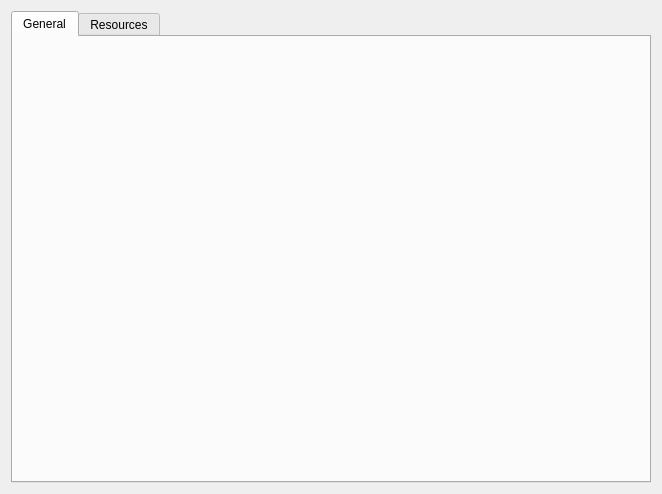
<?xml version="1.0" encoding="UTF-8"?>
<ui version="4.0">
 <class>GeneralConfigDialog</class>
 <widget class="QDialog" name="GeneralConfigDialog">
  <property name="geometry">
   <rect>
    <x>0</x>
    <y>0</y>
    <width>662</width>
    <height>494</height>
   </rect>
  </property>
  <property name="windowTitle">
   <string>General Configuration</string>
  </property>
  <layout class="QVBoxLayout" name="verticalLayout">
   <item>
    <widget class="QTabWidget" name="tabWidget">
     <property name="currentIndex">
      <number>0</number>
     </property>
     <widget class="QWidget" name="tabGeneral">
      <attribute name="title">
       <string>General</string>
      </attribute>
     </widget>
     <widget class="QWidget" name="tabResources">
      <attribute name="title">
       <string>Resources</string>
      </attribute>
      <layout class="QVBoxLayout" name="verticalLayout_2">
       <item>
        <layout class="QHBoxLayout" name="horizontalLayout">
         <item>
          <widget class="QLabel" name="label">
           <property name="text">
            <string>Resource Type:</string>
           </property>
          </widget>
         </item>
         <item>
          <widget class="QComboBox" name="comboBox">
           <property name="minimumSize">
            <size>
             <width>100</width>
             <height>0</height>
            </size>
           </property>
           <item>
            <property name="text">
             <string>User Agents</string>
            </property>
           </item>
           <item>
            <property name="text">
             <string>NameServers</string>
            </property>
           </item>
           <item>
            <property name="text">
             <string>SRV Wordlists</string>
            </property>
           </item>
          </widget>
         </item>
         <item>
          <spacer name="horizontalSpacer">
           <property name="orientation">
            <enum>Qt::Horizontal</enum>
           </property>
           <property name="sizeHint" stdset="0">
            <size>
             <width>40</width>
             <height>20</height>
            </size>
           </property>
          </spacer>
         </item>
        </layout>
       </item>
       <item>
        <widget class="QTableView" name="tableView"/>
       </item>
      </layout>
     </widget>
    </widget>
   </item>
  </layout>
 </widget>
 <resources/>
 <connections/>
</ui>
